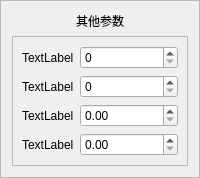
               <widget class="QFrame" name="frame_9">
                <property name="frameShape">
                 <enum>QFrame::StyledPanel</enum>
                </property>
                <property name="frameShadow">
                 <enum>QFrame::Raised</enum>
                </property>
                <layout class="QGridLayout" name="gridLayout_13">
                 <item row="0" column="0">
                  <widget class="QLabel" name="label_40">
                   <property name="sizePolicy">
                    <sizepolicy hsizetype="Preferred" vsizetype="Fixed">
                     <horstretch>0</horstretch>
                     <verstretch>0</verstretch>
                    </sizepolicy>
                   </property>
                   <property name="text">
                    <string>其他参数</string>
                   </property>
                   <property name="alignment">
                    <set>Qt::AlignCenter</set>
                   </property>
                  </widget>
                 </item>
                 <item row="1" column="0">
                  <widget class="QFrame" name="frame_19">
                   <property name="sizePolicy">
                    <sizepolicy hsizetype="Preferred" vsizetype="Preferred">
                     <horstretch>0</horstretch>
                     <verstretch>0</verstretch>
                    </sizepolicy>
                   </property>
                   <property name="frameShape">
                    <enum>QFrame::StyledPanel</enum>
                   </property>
                   <property name="frameShadow">
                    <enum>QFrame::Raised</enum>
                   </property>
                   <layout class="QFormLayout" name="formLayout_2">
                    <item row="0" column="0">
                     <widget class="QLabel" name="label_16">
                      <property name="text">
                       <string>TextLabel</string>
                      </property>
                     </widget>
                    </item>
                    <item row="0" column="1">
                     <widget class="QSpinBox" name="spinBox_3">
                      <property name="sizePolicy">
                       <sizepolicy hsizetype="Expanding" vsizetype="Fixed">
                        <horstretch>0</horstretch>
                        <verstretch>0</verstretch>
                       </sizepolicy>
                      </property>
                     </widget>
                    </item>
                    <item row="1" column="0">
                     <widget class="QLabel" name="label_17">
                      <property name="text">
                       <string>TextLabel</string>
                      </property>
                     </widget>
                    </item>
                    <item row="1" column="1">
                     <widget class="QSpinBox" name="spinBox_4">
                      <property name="sizePolicy">
                       <sizepolicy hsizetype="Expanding" vsizetype="Fixed">
                        <horstretch>0</horstretch>
                        <verstretch>0</verstretch>
                       </sizepolicy>
                      </property>
                     </widget>
                    </item>
                    <item row="2" column="0">
                     <widget class="QLabel" name="label_18">
                      <property name="text">
                       <string>TextLabel</string>
                      </property>
                     </widget>
                    </item>
                    <item row="2" column="1">
                     <widget class="QDoubleSpinBox" name="doubleSpinBox_3">
                      <property name="sizePolicy">
                       <sizepolicy hsizetype="Expanding" vsizetype="Fixed">
                        <horstretch>0</horstretch>
                        <verstretch>0</verstretch>
                       </sizepolicy>
                      </property>
                     </widget>
                    </item>
                    <item row="3" column="0">
                     <widget class="QLabel" name="label_19">
                      <property name="text">
                       <string>TextLabel</string>
                      </property>
                     </widget>
                    </item>
                    <item row="3" column="1">
                     <widget class="QDoubleSpinBox" name="doubleSpinBox_4">
                      <property name="sizePolicy">
                       <sizepolicy hsizetype="Expanding" vsizetype="Fixed">
                        <horstretch>0</horstretch>
                        <verstretch>0</verstretch>
                       </sizepolicy>
                      </property>
                     </widget>
                    </item>
                   </layout>
                  </widget>
                 </item>
                </layout>
               </widget>
